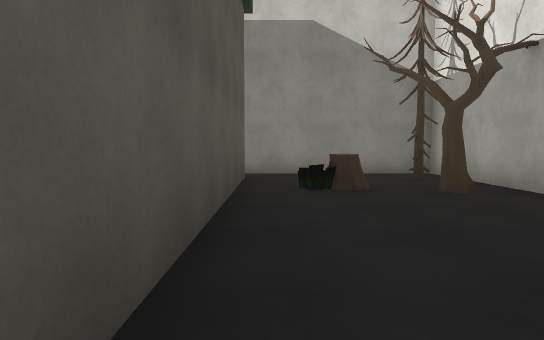
view 1 (above)

20 first-person views from a walk through a 3-D level made in the Unity game engine. The camera is 1.2 m above the floor, tilts 4° down and sees 75° across. The floor is counted in squares, 2 m on a side. Each view is taken from the middle of a square. On the plan, view 1 faces up. The plan holds only what a view shows up to about 10 squares ahead; the rest is blank. The place goes on beyond the plan. Some surface patterns are stand-ins.

view 2
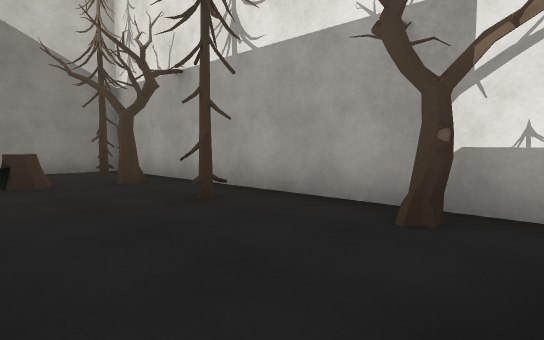

view 3
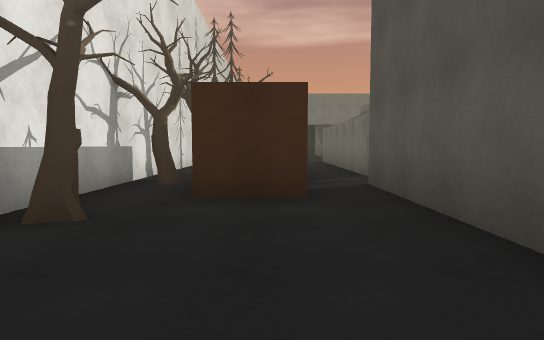

view 4
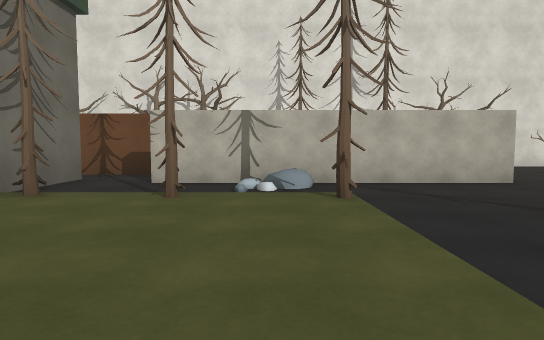

view 5
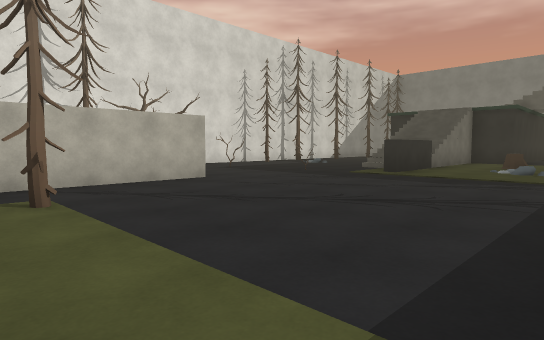

view 6
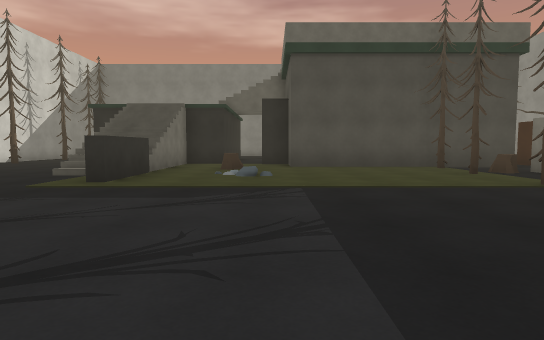

view 7
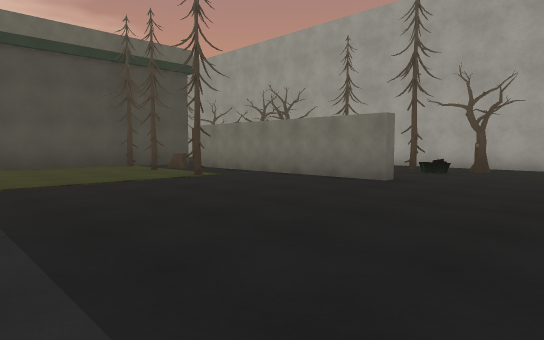

view 8
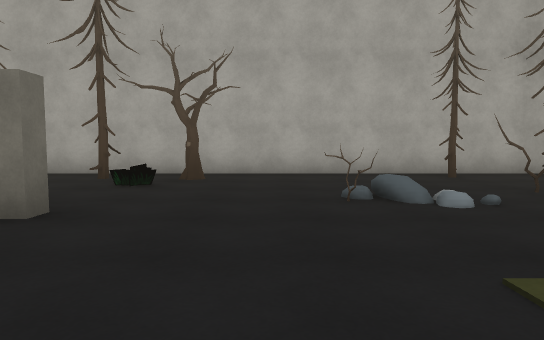

view 9
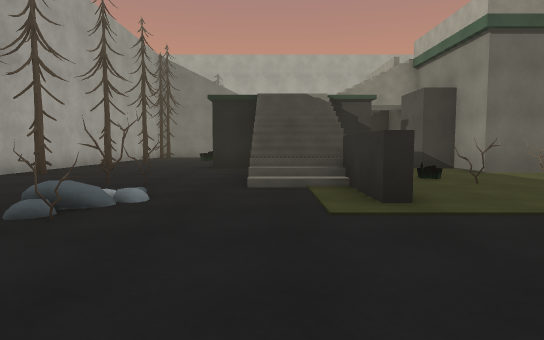

view 10
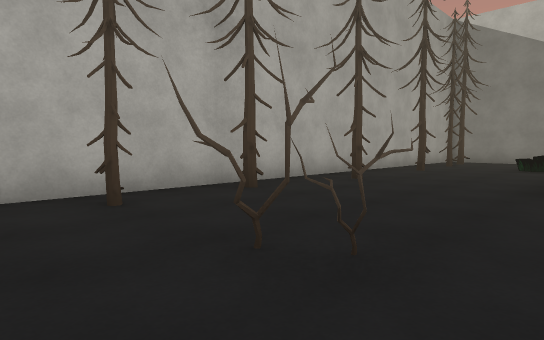

view 11
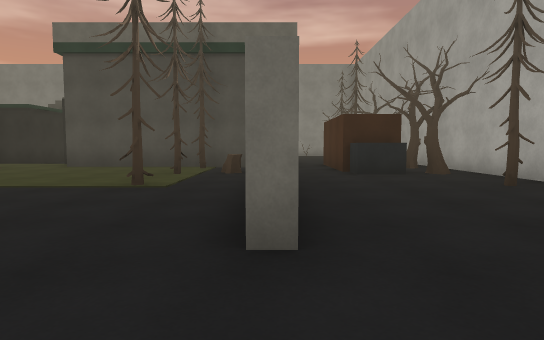

view 12
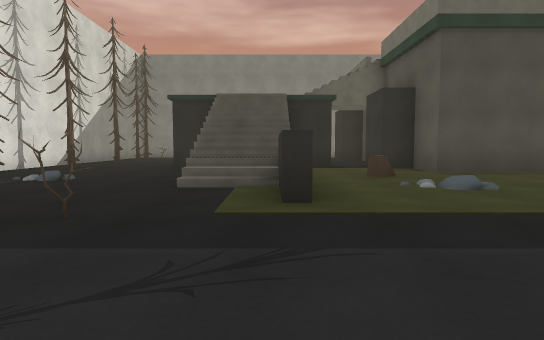

view 13
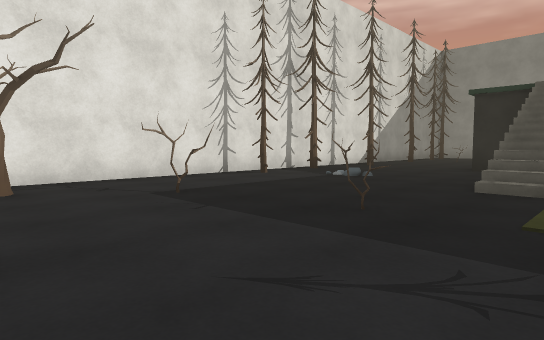

view 14
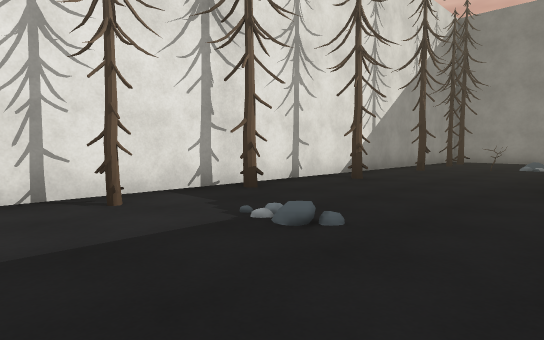

view 15
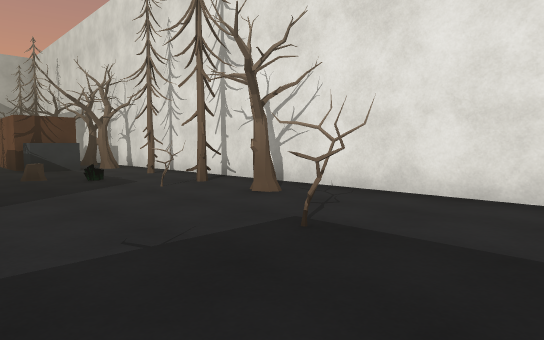

view 16
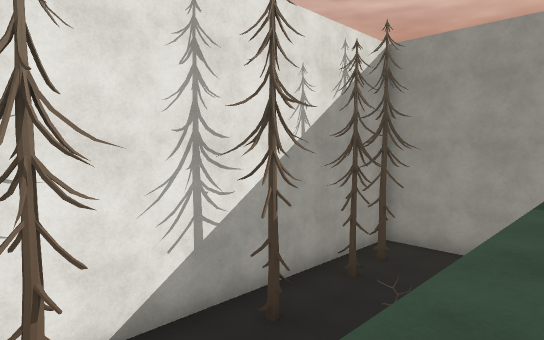

view 17
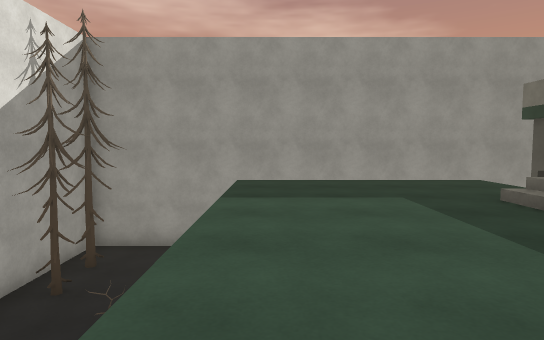

view 18
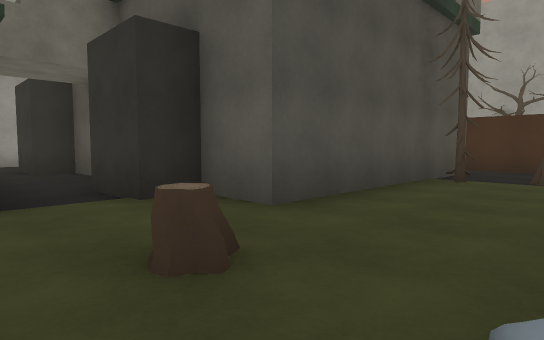

view 19
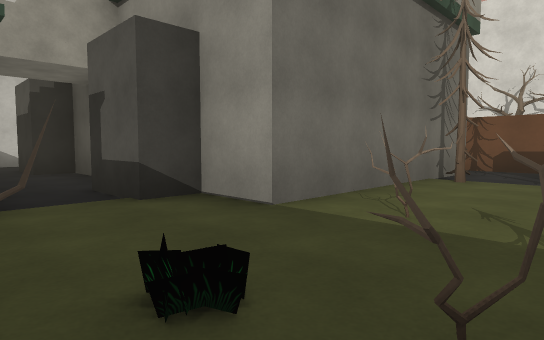

view 20
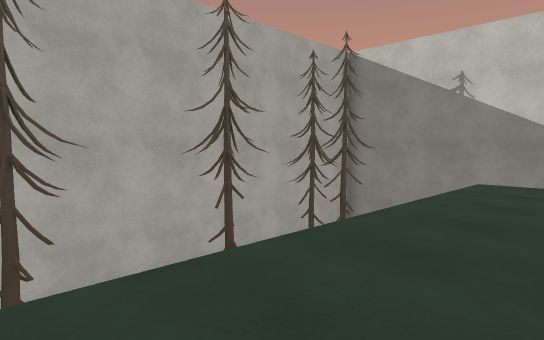

### Floor plan
Key: @ floor where view 1 was taken; # wall or solid block; . main floor; : floor 0.25 m higher than the main floor; + floor 3.75 m higher than the main floor; / step, stairs or slope; ^ raised ledge; O other object.
Columns run from 17 left of view 1 to 4 right of it. Each row starts with its distance up from view 1.
  8 ##        #     ######
  7 #         .      . ..#
  6 #O        .     #. .O#
  5 #O.../   .#     #.OO.#
  4 #...O+   .##    #.O..#
  3 #....++  ..#    #..O.#
  2 #.O..++  ..     #..O.#
  1 #....++  ..     #....#
  0 #.O..++  .#     #@..O
 -1 #..../+ /.##    #.###
 -2 #.....//...######.###
 -3 #O....//......O...# O
 -4 #...O.//OO.O......OO.#
 -5 #O..O./^.O....O.#....#
 -6 #......^.......:#....#
 -7 #...O.........O.#O..O#
 -8 #...............#.O..#
 -9 #.O.............#..O.#
-10 #..O............#..O.#
-11 #.O..#.............O.#
-12 #....#............O..#
-13 #O...#.O........O....#
-14 #....#........^......#
-15 #....#.O......^/....O#
-16 #.OO.#O.......//.....#
-17 #O #...O....O.//....O#
-18 #  #.######...//.....#
-19           ##./  /....#
-20            #.  ++..O.#
-21            .. +++....#
-22            ../+++..O.#
-23           #../+++....#
-24           ##./+++.O..#
-25            #.//// ..O
-26            .      ..O
-27            .      ...#
-28            #      ####

Positions as (right, up) in squares from view 1, and headings:
1: (0, 0), facing up
2: (0, -1), facing up-right
3: (1, 3), facing down
4: (-7, -6), facing right
5: (-7, -6), facing down-right
6: (-6, -8), facing down
7: (-6, -7), facing down-left
8: (-9, -8), facing left
9: (-11, -10), facing up
10: (-12, -6), facing up-left
11: (-12, -8), facing down
12: (-3, -10), facing down
13: (-3, -10), facing down-right
14: (-1, -14), facing down-right
15: (-1, -14), facing up-right
16: (-1, -19), facing down-right
17: (-1, -19), facing down
18: (-4, -15), facing down-left
19: (-9, -5), facing up-right
20: (-11, -1), facing up-left
